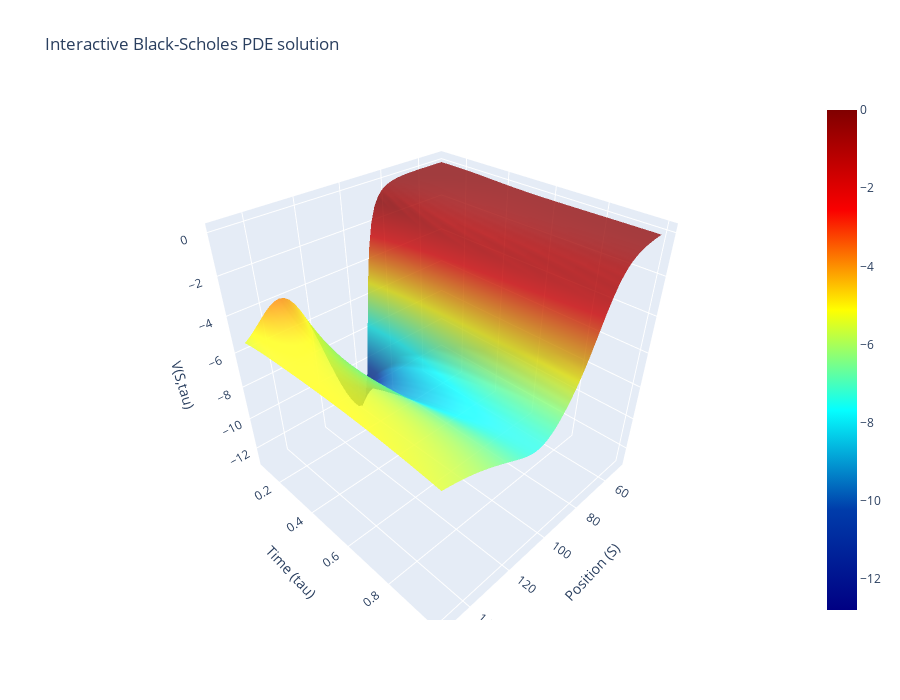

The cell this chart's notebook holds for it:
### Code cell
# Greeks must generally be smooth!

visualize_greeks(compute_greeks(pinn)[0], compute_greeks(pinn)[1], compute_greeks(pinn)[-1])

### Figure 1 — Plotly figure (JSON) as saved in the notebook; plotly's stock layout.template omitted (floating-point values rounded to 4 significant figures; data arrays with more than 128 entries replaced by an {"elided": "..."} marker saying what was removed)
{"data": [{"colorscale": [[0, "rgb(0,0,131)"], [0.2, "rgb(0,60,170)"], [0.4, "rgb(5,255,255)"], [0.6, "rgb(255,255,0)"], [0.8, "rgb(250,0,0)"], [1, "rgb(128,0,0)"]], "opacity": 0.8, "type": "surface", "x": {"elided": "50x50 float values"}, "y": {"elided": "50x50 float values"}, "z": {"elided": "50x50 float values"}}], "layout": {"autosize": true, "height": 700, "scene": {"xaxis": {"title": {"text": "Position (S)"}}, "yaxis": {"title": {"text": "Time (tau)"}}, "zaxis": {"title": {"text": "V(S,tau)"}}}, "title": {"text": "Interactive Black-Scholes PDE solution"}, "width": 900}}
